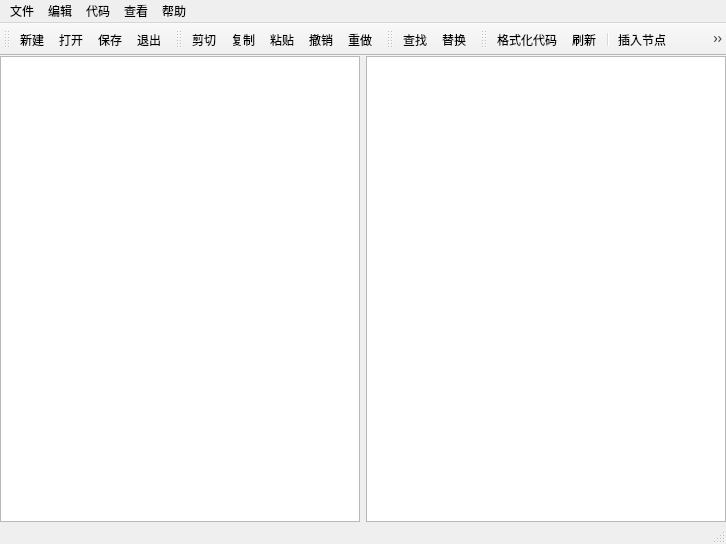
<?xml version="1.0" encoding="UTF-8"?>
<ui version="4.0">
 <class>JsonEditorMain</class>
 <widget class="QMainWindow" name="JsonEditorMain">
  <property name="geometry">
   <rect>
    <x>0</x>
    <y>0</y>
    <width>726</width>
    <height>544</height>
   </rect>
  </property>
  <property name="windowTitle">
   <string>JsonEditorMain</string>
  </property>
  <widget class="QWidget" name="centralWidget">
   <layout class="QHBoxLayout" name="horizontalLayout">
    <property name="margin">
     <number>0</number>
    </property>
    <item>
     <widget class="QTextEdit" name="jsonCode">
      <property name="locale">
       <locale language="Chinese" country="China"/>
      </property>
     </widget>
    </item>
    <item>
     <widget class="QTreeView" name="jsonTree">
      <property name="alternatingRowColors">
       <bool>true</bool>
      </property>
      <property name="selectionBehavior">
       <enum>QAbstractItemView::SelectItems</enum>
      </property>
      <property name="autoExpandDelay">
       <number>1</number>
      </property>
      <property name="animated">
       <bool>true</bool>
      </property>
     </widget>
    </item>
   </layout>
  </widget>
  <widget class="QMenuBar" name="menuBar">
   <property name="geometry">
    <rect>
     <x>0</x>
     <y>0</y>
     <width>726</width>
     <height>23</height>
    </rect>
   </property>
   <widget class="QMenu" name="menu">
    <property name="title">
     <string>文件</string>
    </property>
    <addaction name="menuNewFile"/>
    <addaction name="menuOpenFile"/>
    <addaction name="menuSaveFile"/>
    <addaction name="menuSaveAs"/>
    <addaction name="separator"/>
    <addaction name="menuRecent"/>
    <addaction name="separator"/>
    <addaction name="menuExit"/>
   </widget>
   <widget class="QMenu" name="menu_2">
    <property name="title">
     <string>编辑</string>
    </property>
    <addaction name="menuUndo"/>
    <addaction name="menuRedo"/>
    <addaction name="separator"/>
    <addaction name="menuCut"/>
    <addaction name="menuCopy"/>
    <addaction name="menuPaste"/>
    <addaction name="menuSelectAll"/>
    <addaction name="separator"/>
   </widget>
   <widget class="QMenu" name="menu_3">
    <property name="title">
     <string>查看</string>
    </property>
    <widget class="QMenu" name="menu_5">
     <property name="title">
      <string>工具栏</string>
     </property>
     <addaction name="menuFileTools"/>
     <addaction name="menuEditTools"/>
     <addaction name="menuFindTools"/>
     <addaction name="menuCodeTools"/>
    </widget>
    <addaction name="menu_5"/>
    <addaction name="menuStatubar"/>
    <addaction name="separator"/>
    <addaction name="menuFind"/>
    <addaction name="menuReplace"/>
    <addaction name="separator"/>
    <addaction name="menuExpand"/>
    <addaction name="menuCollapse"/>
   </widget>
   <widget class="QMenu" name="menu_4">
    <property name="title">
     <string>帮助</string>
    </property>
    <addaction name="menuAbout"/>
    <addaction name="menuHelp"/>
   </widget>
   <widget class="QMenu" name="menu_6">
    <property name="title">
     <string>代码</string>
    </property>
    <addaction name="menuRefresh"/>
    <addaction name="menuFormat"/>
    <addaction name="separator"/>
    <addaction name="menuInsertNode"/>
    <addaction name="menuDeleteNode"/>
    <addaction name="menuInsertChild"/>
   </widget>
   <addaction name="menu"/>
   <addaction name="menu_2"/>
   <addaction name="menu_6"/>
   <addaction name="menu_3"/>
   <addaction name="menu_4"/>
  </widget>
  <widget class="QToolBar" name="fileToolBar">
   <property name="iconSize">
    <size>
     <width>32</width>
     <height>32</height>
    </size>
   </property>
   <attribute name="toolBarArea">
    <enum>TopToolBarArea</enum>
   </attribute>
   <attribute name="toolBarBreak">
    <bool>false</bool>
   </attribute>
   <addaction name="menuNewFile"/>
   <addaction name="menuOpenFile"/>
   <addaction name="menuSaveFile"/>
   <addaction name="menuExit"/>
  </widget>
  <widget class="QStatusBar" name="statusBar"/>
  <widget class="QToolBar" name="editToolBar">
   <property name="windowTitle">
    <string>toolBar</string>
   </property>
   <property name="iconSize">
    <size>
     <width>32</width>
     <height>32</height>
    </size>
   </property>
   <attribute name="toolBarArea">
    <enum>TopToolBarArea</enum>
   </attribute>
   <attribute name="toolBarBreak">
    <bool>false</bool>
   </attribute>
   <addaction name="menuCut"/>
   <addaction name="menuCopy"/>
   <addaction name="menuPaste"/>
   <addaction name="menuUndo"/>
   <addaction name="menuRedo"/>
  </widget>
  <widget class="QToolBar" name="findToolBar">
   <property name="windowTitle">
    <string>toolBar_2</string>
   </property>
   <property name="iconSize">
    <size>
     <width>32</width>
     <height>32</height>
    </size>
   </property>
   <attribute name="toolBarArea">
    <enum>TopToolBarArea</enum>
   </attribute>
   <attribute name="toolBarBreak">
    <bool>false</bool>
   </attribute>
   <addaction name="menuFind"/>
   <addaction name="menuReplace"/>
  </widget>
  <widget class="QToolBar" name="codeToolBar">
   <property name="windowTitle">
    <string>toolBar_3</string>
   </property>
   <property name="iconSize">
    <size>
     <width>32</width>
     <height>32</height>
    </size>
   </property>
   <attribute name="toolBarArea">
    <enum>TopToolBarArea</enum>
   </attribute>
   <attribute name="toolBarBreak">
    <bool>false</bool>
   </attribute>
   <addaction name="menuFormat"/>
   <addaction name="menuRefresh"/>
   <addaction name="separator"/>
   <addaction name="menuInsertNode"/>
   <addaction name="menuDeleteNode"/>
   <addaction name="menuInsertChild"/>
  </widget>
  <action name="menuNewFile">
   <property name="icon">
    <iconset resource="jsoneditor.qrc">
     <normaloff>:/ToolbarIcon/images/document-new.png</normaloff>:/ToolbarIcon/images/document-new.png</iconset>
   </property>
   <property name="text">
    <string>新建</string>
   </property>
   <property name="shortcut">
    <string>Ctrl+N</string>
   </property>
  </action>
  <action name="menuOpenFile">
   <property name="icon">
    <iconset resource="jsoneditor.qrc">
     <normaloff>:/ToolbarIcon/images/document-open.png</normaloff>:/ToolbarIcon/images/document-open.png</iconset>
   </property>
   <property name="text">
    <string>打开</string>
   </property>
   <property name="shortcut">
    <string>Ctrl+O</string>
   </property>
  </action>
  <action name="menuSaveFile">
   <property name="icon">
    <iconset resource="jsoneditor.qrc">
     <normaloff>:/ToolbarIcon/images/media-floppy.png</normaloff>:/ToolbarIcon/images/media-floppy.png</iconset>
   </property>
   <property name="text">
    <string>保存</string>
   </property>
   <property name="shortcut">
    <string>Ctrl+S</string>
   </property>
  </action>
  <action name="menuSaveAs">
   <property name="text">
    <string>另存为…</string>
   </property>
   <property name="shortcut">
    <string>Ctrl+Shift+S</string>
   </property>
  </action>
  <action name="menuRecent">
   <property name="enabled">
    <bool>false</bool>
   </property>
   <property name="text">
    <string>最近文件</string>
   </property>
   <property name="shortcut">
    <string>Ctrl+1</string>
   </property>
  </action>
  <action name="menuExit">
   <property name="icon">
    <iconset resource="jsoneditor.qrc">
     <normaloff>:/ToolbarIcon/images/system-log-out.png</normaloff>:/ToolbarIcon/images/system-log-out.png</iconset>
   </property>
   <property name="text">
    <string>退出</string>
   </property>
   <property name="shortcut">
    <string>Ctrl+Q</string>
   </property>
  </action>
  <action name="menuUndo">
   <property name="icon">
    <iconset resource="jsoneditor.qrc">
     <normaloff>:/ToolbarIcon/images/edit-undo.png</normaloff>:/ToolbarIcon/images/edit-undo.png</iconset>
   </property>
   <property name="text">
    <string>撤销</string>
   </property>
   <property name="shortcut">
    <string>Ctrl+Z</string>
   </property>
  </action>
  <action name="menuCut">
   <property name="icon">
    <iconset resource="jsoneditor.qrc">
     <normaloff>:/ToolbarIcon/images/edit-cut.png</normaloff>:/ToolbarIcon/images/edit-cut.png</iconset>
   </property>
   <property name="text">
    <string>剪切</string>
   </property>
   <property name="shortcut">
    <string>Ctrl+X</string>
   </property>
  </action>
  <action name="menuCopy">
   <property name="icon">
    <iconset resource="jsoneditor.qrc">
     <normaloff>:/ToolbarIcon/images/edit-copy.png</normaloff>:/ToolbarIcon/images/edit-copy.png</iconset>
   </property>
   <property name="text">
    <string>复制</string>
   </property>
   <property name="shortcut">
    <string>Ctrl+C</string>
   </property>
  </action>
  <action name="menuPaste">
   <property name="icon">
    <iconset resource="jsoneditor.qrc">
     <normaloff>:/ToolbarIcon/images/edit-paste.png</normaloff>:/ToolbarIcon/images/edit-paste.png</iconset>
   </property>
   <property name="text">
    <string>粘贴</string>
   </property>
   <property name="shortcut">
    <string>Ctrl+V</string>
   </property>
  </action>
  <action name="menuFormat">
   <property name="icon">
    <iconset resource="jsoneditor.qrc">
     <normaloff>:/ToolbarIcon/images/format-justify-right.png</normaloff>:/ToolbarIcon/images/format-justify-right.png</iconset>
   </property>
   <property name="text">
    <string>格式化代码</string>
   </property>
   <property name="shortcut">
    <string>Shift+F</string>
   </property>
  </action>
  <action name="menuRefresh">
   <property name="icon">
    <iconset resource="jsoneditor.qrc">
     <normaloff>:/ToolbarIcon/images/view-refresh.png</normaloff>:/ToolbarIcon/images/view-refresh.png</iconset>
   </property>
   <property name="text">
    <string>刷新</string>
   </property>
   <property name="shortcut">
    <string>Shift+R</string>
   </property>
  </action>
  <action name="menuStatubar">
   <property name="checkable">
    <bool>true</bool>
   </property>
   <property name="checked">
    <bool>true</bool>
   </property>
   <property name="text">
    <string>状态栏</string>
   </property>
   <property name="shortcut">
    <string>Shift+S</string>
   </property>
  </action>
  <action name="menuAbout">
   <property name="text">
    <string>关于</string>
   </property>
   <property name="shortcut">
    <string>Shift+A</string>
   </property>
  </action>
  <action name="menuHelp">
   <property name="text">
    <string>帮助</string>
   </property>
   <property name="shortcut">
    <string>F1</string>
   </property>
  </action>
  <action name="menuRedo">
   <property name="icon">
    <iconset resource="jsoneditor.qrc">
     <normaloff>:/ToolbarIcon/images/edit-redo.png</normaloff>:/ToolbarIcon/images/edit-redo.png</iconset>
   </property>
   <property name="text">
    <string>重做</string>
   </property>
   <property name="shortcut">
    <string>Ctrl+Y</string>
   </property>
  </action>
  <action name="menuSelectAll">
   <property name="text">
    <string>全选</string>
   </property>
   <property name="shortcut">
    <string>Ctrl+A</string>
   </property>
  </action>
  <action name="menuFind">
   <property name="icon">
    <iconset resource="jsoneditor.qrc">
     <normaloff>:/ToolbarIcon/images/edit-find.png</normaloff>:/ToolbarIcon/images/edit-find.png</iconset>
   </property>
   <property name="text">
    <string>查找</string>
   </property>
   <property name="shortcut">
    <string>Ctrl+F</string>
   </property>
  </action>
  <action name="menuReplace">
   <property name="icon">
    <iconset resource="jsoneditor.qrc">
     <normaloff>:/ToolbarIcon/images/edit-find-replace.png</normaloff>:/ToolbarIcon/images/edit-find-replace.png</iconset>
   </property>
   <property name="text">
    <string>替换</string>
   </property>
   <property name="shortcut">
    <string>Ctrl+H</string>
   </property>
  </action>
  <action name="menuFileTools">
   <property name="checkable">
    <bool>true</bool>
   </property>
   <property name="checked">
    <bool>true</bool>
   </property>
   <property name="text">
    <string>文件</string>
   </property>
  </action>
  <action name="menuEditTools">
   <property name="checkable">
    <bool>true</bool>
   </property>
   <property name="checked">
    <bool>true</bool>
   </property>
   <property name="text">
    <string>编辑</string>
   </property>
  </action>
  <action name="menuFindTools">
   <property name="checkable">
    <bool>true</bool>
   </property>
   <property name="checked">
    <bool>true</bool>
   </property>
   <property name="text">
    <string>查看</string>
   </property>
  </action>
  <action name="menuCodeTools">
   <property name="checkable">
    <bool>true</bool>
   </property>
   <property name="checked">
    <bool>true</bool>
   </property>
   <property name="text">
    <string>代码</string>
   </property>
  </action>
  <action name="menuInsertNode">
   <property name="icon">
    <iconset resource="jsoneditor.qrc">
     <normaloff>:/ToolbarIcon/images/list-add.png</normaloff>:/ToolbarIcon/images/list-add.png</iconset>
   </property>
   <property name="text">
    <string>插入节点</string>
   </property>
   <property name="shortcut">
    <string>Ctrl+I</string>
   </property>
  </action>
  <action name="menuDeleteNode">
   <property name="enabled">
    <bool>false</bool>
   </property>
   <property name="icon">
    <iconset resource="jsoneditor.qrc">
     <normaloff>:/ToolbarIcon/images/list-remove.png</normaloff>:/ToolbarIcon/images/list-remove.png</iconset>
   </property>
   <property name="text">
    <string>删除节点</string>
   </property>
   <property name="shortcut">
    <string>Ctrl+D</string>
   </property>
  </action>
  <action name="menuInsertChild">
   <property name="enabled">
    <bool>false</bool>
   </property>
   <property name="icon">
    <iconset resource="jsoneditor.qrc">
     <normaloff>:/ToolbarIcon/images/list-addchild.png</normaloff>:/ToolbarIcon/images/list-addchild.png</iconset>
   </property>
   <property name="text">
    <string>插入子项</string>
   </property>
   <property name="toolTip">
    <string>插入子项</string>
   </property>
   <property name="shortcut">
    <string>Ctrl+Shift+I</string>
   </property>
  </action>
  <action name="menuExpand">
   <property name="text">
    <string>展开所有节点</string>
   </property>
   <property name="shortcut">
    <string>Ctrl++</string>
   </property>
  </action>
  <action name="menuCollapse">
   <property name="text">
    <string>收缩所有节点</string>
   </property>
   <property name="shortcut">
    <string>Ctrl+-</string>
   </property>
  </action>
 </widget>
 <layoutdefault spacing="6" margin="11"/>
 <resources>
  <include location="jsoneditor.qrc"/>
 </resources>
 <connections>
  <connection>
   <sender>menuExit</sender>
   <signal>triggered()</signal>
   <receiver>JsonEditorMain</receiver>
   <slot>close()</slot>
   <hints>
    <hint type="sourcelabel">
     <x>-1</x>
     <y>-1</y>
    </hint>
    <hint type="destinationlabel">
     <x>362</x>
     <y>271</y>
    </hint>
   </hints>
  </connection>
  <connection>
   <sender>menuSelectAll</sender>
   <signal>triggered()</signal>
   <receiver>jsonCode</receiver>
   <slot>selectAll()</slot>
   <hints>
    <hint type="sourcelabel">
     <x>-1</x>
     <y>-1</y>
    </hint>
    <hint type="destinationlabel">
     <x>545</x>
     <y>278</y>
    </hint>
   </hints>
  </connection>
  <connection>
   <sender>menuCut</sender>
   <signal>triggered()</signal>
   <receiver>jsonCode</receiver>
   <slot>cut()</slot>
   <hints>
    <hint type="sourcelabel">
     <x>-1</x>
     <y>-1</y>
    </hint>
    <hint type="destinationlabel">
     <x>545</x>
     <y>278</y>
    </hint>
   </hints>
  </connection>
  <connection>
   <sender>menuCopy</sender>
   <signal>triggered()</signal>
   <receiver>jsonCode</receiver>
   <slot>copy()</slot>
   <hints>
    <hint type="sourcelabel">
     <x>-1</x>
     <y>-1</y>
    </hint>
    <hint type="destinationlabel">
     <x>545</x>
     <y>278</y>
    </hint>
   </hints>
  </connection>
  <connection>
   <sender>menuPaste</sender>
   <signal>triggered()</signal>
   <receiver>jsonCode</receiver>
   <slot>paste()</slot>
   <hints>
    <hint type="sourcelabel">
     <x>-1</x>
     <y>-1</y>
    </hint>
    <hint type="destinationlabel">
     <x>545</x>
     <y>278</y>
    </hint>
   </hints>
  </connection>
  <connection>
   <sender>menuUndo</sender>
   <signal>triggered()</signal>
   <receiver>jsonCode</receiver>
   <slot>undo()</slot>
   <hints>
    <hint type="sourcelabel">
     <x>-1</x>
     <y>-1</y>
    </hint>
    <hint type="destinationlabel">
     <x>545</x>
     <y>278</y>
    </hint>
   </hints>
  </connection>
  <connection>
   <sender>menuRedo</sender>
   <signal>triggered()</signal>
   <receiver>jsonCode</receiver>
   <slot>redo()</slot>
   <hints>
    <hint type="sourcelabel">
     <x>-1</x>
     <y>-1</y>
    </hint>
    <hint type="destinationlabel">
     <x>545</x>
     <y>278</y>
    </hint>
   </hints>
  </connection>
  <connection>
   <sender>menuNewFile</sender>
   <signal>triggered()</signal>
   <receiver>jsonCode</receiver>
   <slot>clear()</slot>
   <hints>
    <hint type="sourcelabel">
     <x>-1</x>
     <y>-1</y>
    </hint>
    <hint type="destinationlabel">
     <x>545</x>
     <y>278</y>
    </hint>
   </hints>
  </connection>
  <connection>
   <sender>menuExpand</sender>
   <signal>triggered()</signal>
   <receiver>jsonTree</receiver>
   <slot>expandAll()</slot>
   <hints>
    <hint type="sourcelabel">
     <x>-1</x>
     <y>-1</y>
    </hint>
    <hint type="destinationlabel">
     <x>545</x>
     <y>293</y>
    </hint>
   </hints>
  </connection>
  <connection>
   <sender>menuCollapse</sender>
   <signal>triggered()</signal>
   <receiver>jsonTree</receiver>
   <slot>collapseAll()</slot>
   <hints>
    <hint type="sourcelabel">
     <x>-1</x>
     <y>-1</y>
    </hint>
    <hint type="destinationlabel">
     <x>545</x>
     <y>293</y>
    </hint>
   </hints>
  </connection>
 </connections>
</ui>
